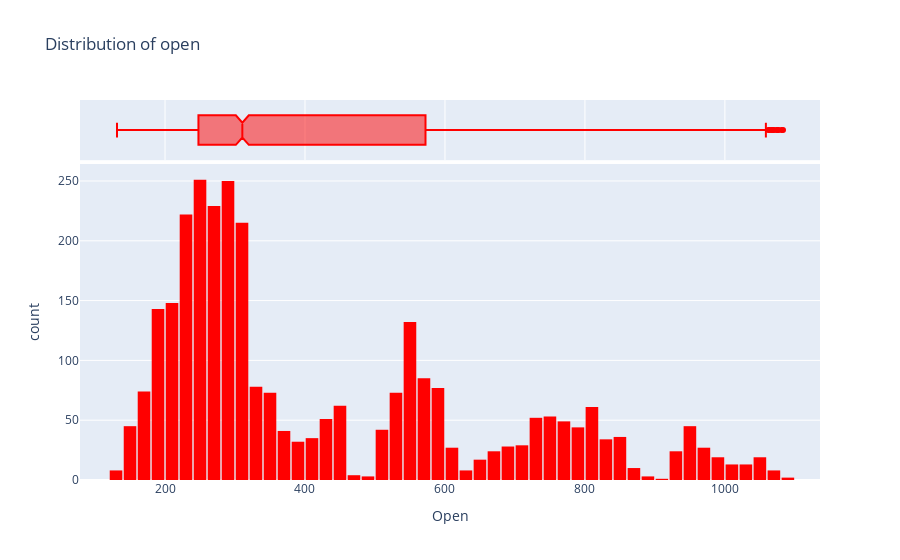

The notebook cell saved with this chart:
### Code cell
fig = px.histogram(google, 
                   x='Open', 
                   marginal='box', 
                   color_discrete_sequence=['red'], 
                   title='Distribution of open')
fig.update_layout(bargap=0.1)
fig.show()

### Figure 1 — Plotly figure (JSON) as saved in the notebook; plotly's stock layout.template omitted (floating-point values rounded to 4 significant figures; data arrays with more than 128 entries replaced by an {"elided": "..."} marker saying what was removed)
{"data": [{"bingroup": "x", "hovertemplate": "Open=%{x}<br>count=%{y}<extra></extra>", "legendgroup": "", "marker": {"color": "red", "pattern": {"shape": ""}}, "name": "", "orientation": "v", "showlegend": false, "type": "histogram", "x": {"elided": "3019 float values"}, "xaxis": "x", "yaxis": "y"}, {"hovertemplate": "Open=%{x}<extra></extra>", "legendgroup": "", "marker": {"color": "red"}, "name": "", "notched": true, "showlegend": false, "type": "box", "x": {"elided": "3019 float values"}, "xaxis": "x2", "yaxis": "y2"}], "layout": {"bargap": 0.1, "barmode": "relative", "legend": {"tracegroupgap": 0}, "title": {"text": "Distribution of open"}, "xaxis": {"anchor": "y", "domain": [0, 1], "title": {"text": "Open"}}, "xaxis2": {"anchor": "y2", "domain": [0, 1], "matches": "x", "showgrid": true, "showticklabels": false}, "yaxis": {"anchor": "x", "domain": [0, 0.8316], "title": {"text": "count"}}, "yaxis2": {"anchor": "x2", "domain": [0.8416, 1], "matches": "y2", "showgrid": false, "showline": false, "showticklabels": false, "ticks": ""}}}
